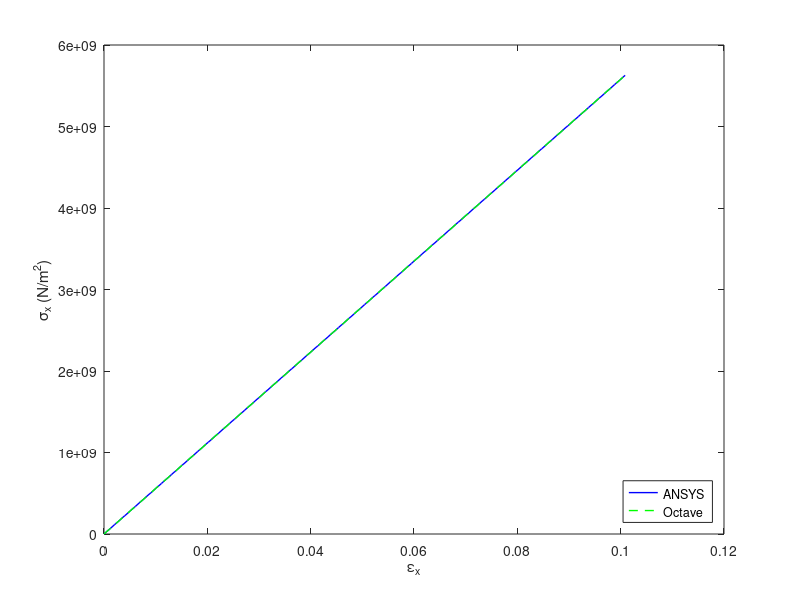

Recreate this plot in MATLAB.
A=load('Ansys_sx.txt');
Ansys_sx = A(:,2);
Time  = A(:,1);


B = load('Ansys_ex.txt');
Ansys_ex = B(:,2);


C = load('user_sx.txt');
user_sx = C(:,2);

D = load('user_ex.txt');
user_ex = D(:,2);


figure(1,'position',[50,50,1000,750])
plot(Ansys_ex,Ansys_sx,'b-',"linewidth", 1)
hold on
plot(user_ex ,user_sx ,'g--',"linewidth", 1)
legend('ANSYS','Octave','Location','SouthEast')
xlabel('\epsilon_{x}')
ylabel('\sigma_{x} (N/m^2)')
